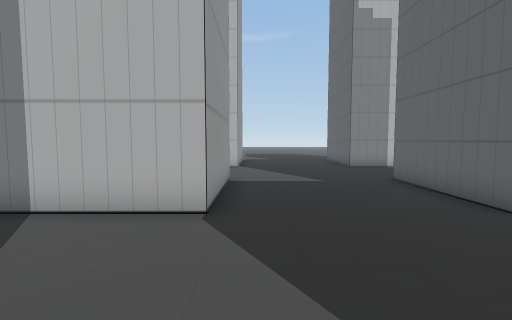
view 1 (above)

19 first-person views from a walk through a scene from a Unity 3-D project. The camera is 1.2 m above the floor, tilts 4° down and sees 85° across. Doors are open. The floor is counted in squares, 1 m on a side. Each view is taken from the middle of a square. On the plan, view 1 faces up. The plan holds only what a view shows up to about 13 squares ahead; the rest is blank. The place goes on beyond the plan. The player character is not drawn. Some animated figures are not drawn. Some surface patterns are stand-ins.

view 2
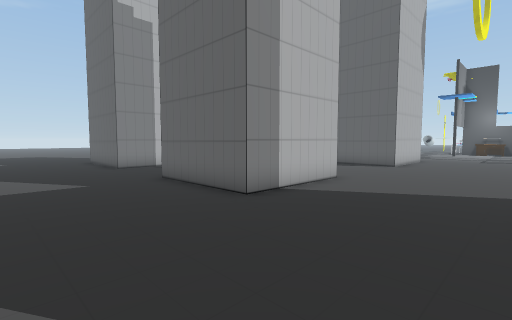

view 3
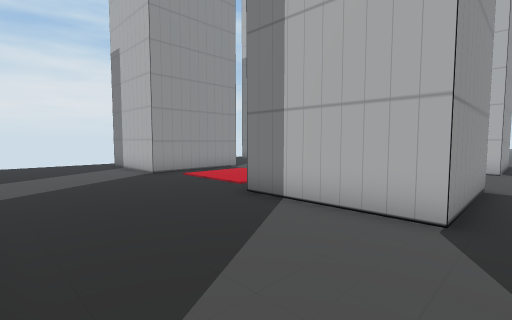

view 4
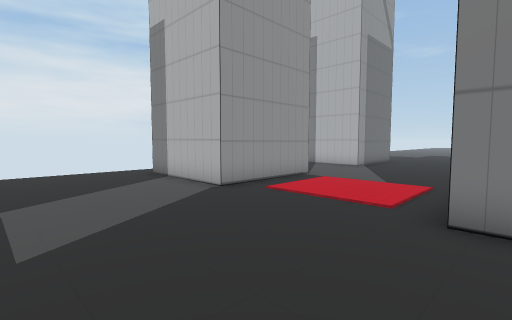

view 5
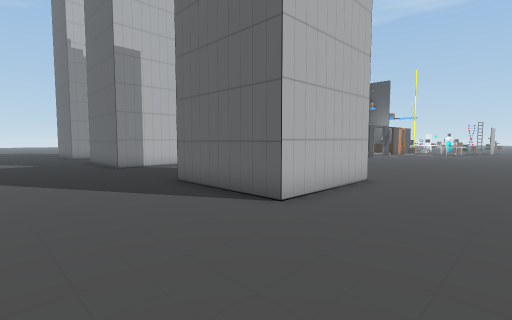

view 6
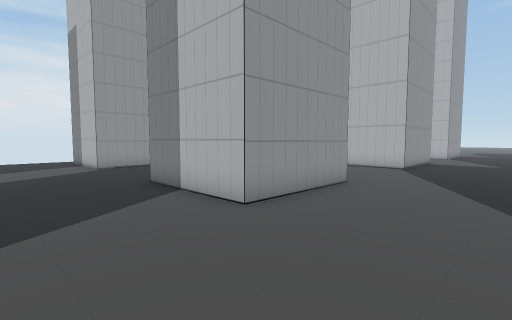

view 7
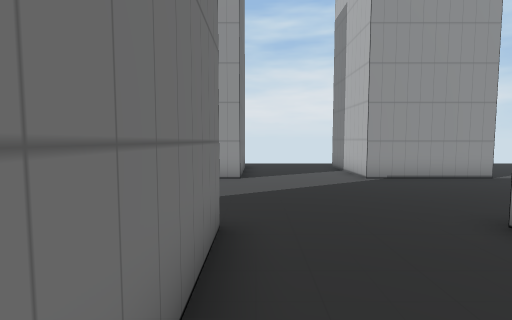

view 8
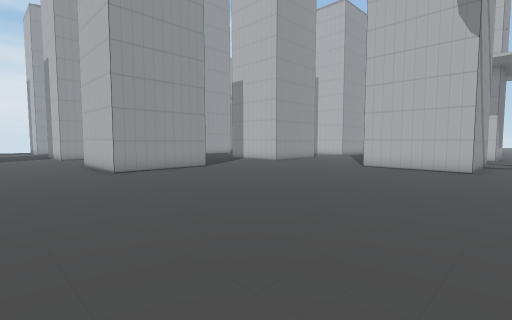

view 9
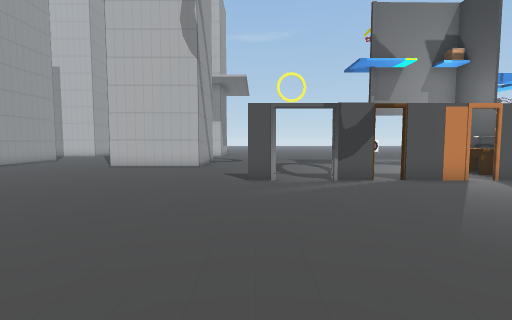

view 10
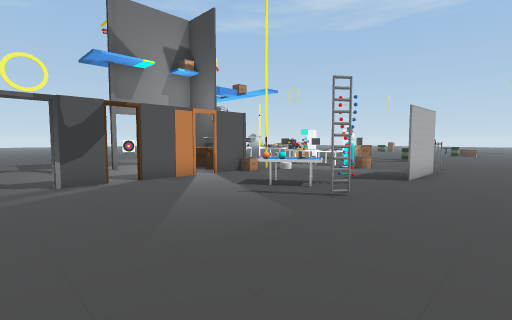

view 11
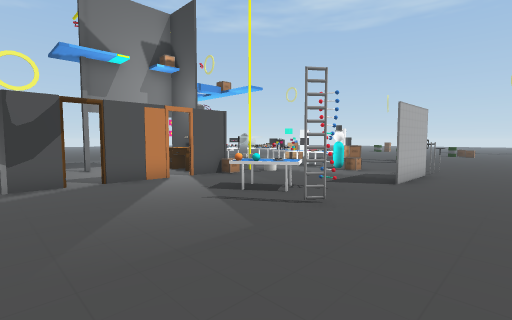

view 12
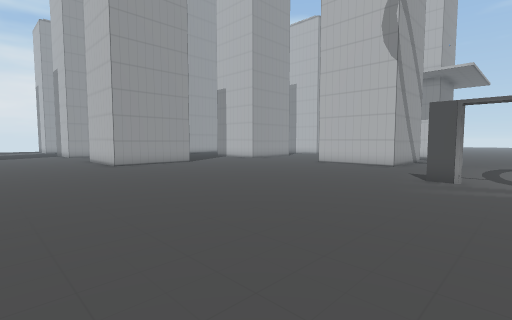

view 13
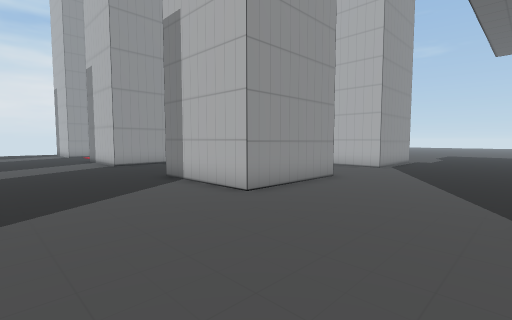

view 14
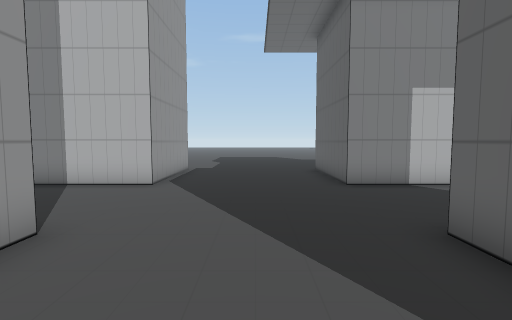

view 15
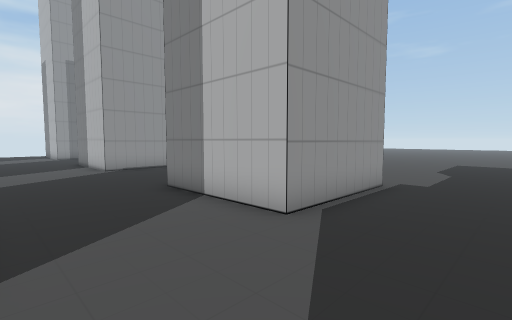

view 16
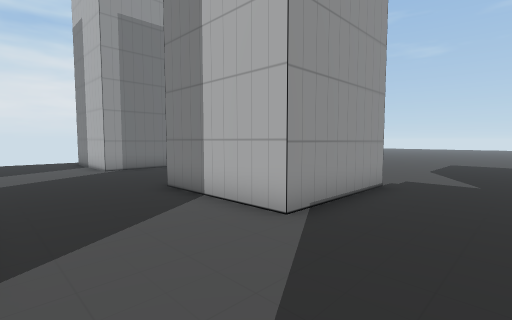

view 17
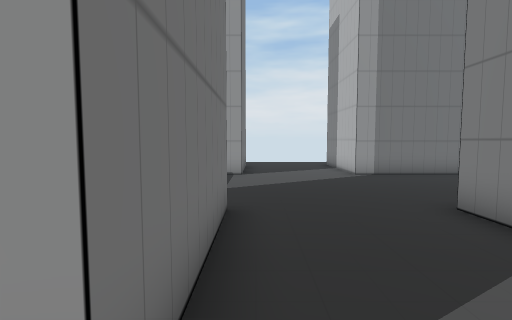

view 18
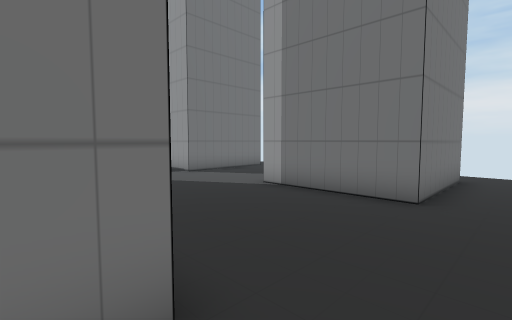

view 19
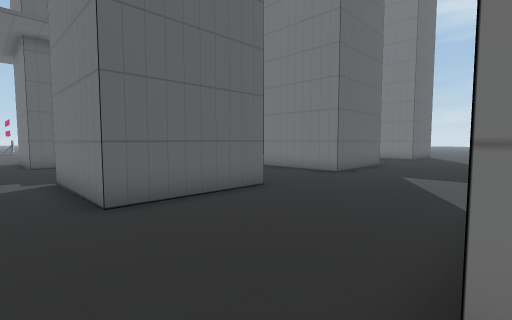

### Floor plan
Points are (right, up) in squares from view 1. A wall is a line through its corners. A room is listed if a view was taken in it or the views show most of it. See-through windows are left out.
Room 1 (views 1, 2, 3, 4, 5, 6, 7, 8, 9, 10, 11, 12, 13, 14, 15, 16, 17, 18, 19)
walls: (4.2, 4.5) (4.2, 8.5) (8.2, 8.5) (8.2, 4.5) (4.2, 4.5); (8.2, -0.5) (8.2, -4.5) (4.2, -4.5) (4.2, -0.5); (-0.8, -0.4) (-0.8, -4.5) (-4.9, -4.5); (13.5, 7.6) (13.5, 8.5); (4.2, 12.5) (4.2, 16.5) (8.2, 16.5) (8.2, 12.5) (4.2, 12.5); (17.5, 4.5) (13.5, 4.5) (13.5, 5.1); (-4.8, 8.5) (-0.8, 8.5) (-0.8, 4.5) (-4.9, 4.5); (17.5, 8.5) (17.5, 7.5); (16.4, 12.5) (13.5, 12.5) (13.5, 16.5) (16, 16.5); (20.6, 0.3) (19.8, 0.3); (-0.8, 16.6) (-0.8, 12.5) (-4.9, 12.5); (-4.9, -8.5) (-1.5, -8.5); (-9.8, -0.4) (-9.8, -4.5) (-13.8, -4.5); (-4.9, 16.5) (-4, 16.5); (23.6, 0.3) (22.2, 0.3); (-13, 8.5) (-9.8, 8.5) (-9.8, 4.5) (-13.9, 4.5); (26.5, 0.3) (24.4, 0.3); (-12.9, -8.5) (-9.8, -8.5) (-9.8, -9.2); (28.8, 0.3) (27.1, 0.3); (-13.9, 16.5) (-9.8, 16.5) (-9.8, 12.5) (-13, 12.5)
ways out: opening at (18.7, 6.7); opening at (31, -0.4); open door at (21.5, 0); open door at (24, 0); open door at (27, 0)
objects: other object (26, -4) to (28, -2); other object (27, -5); other object (27, -3); other object (32, -2); other object (33, -3); other object (33, -1) to (33, 0)

Where each view was taken, in squares from view 1:
view 1: 0 up, 0 right, facing up
view 2: 0 up, 0 right, facing up-right
view 3: 0 up, 0 right, facing up-left
view 4: 0 up, 4 left, facing up-left
view 5: 8 down, 0 right, facing up-right
view 6: 8 down, 3 right, facing up-left
view 7: 8 down, 1 left, facing left
view 8: 8 down, 19 right, facing up-left
view 9: 8 down, 20 right, facing up
view 10: 8 down, 21 right, facing up-right
view 11: 8 down, 22 right, facing up-right
view 12: 9 down, 22 right, facing up-left
view 13: 0 up, 13 right, facing up-left
view 14: 5 up, 11 right, facing up
view 15: 9 up, 11 right, facing up-left
view 16: 9 up, 2 right, facing up-left
view 17: 9 up, 0 right, facing left
view 18: 18 up, 4 left, facing down-left
view 19: 18 up, 1 left, facing down-right
